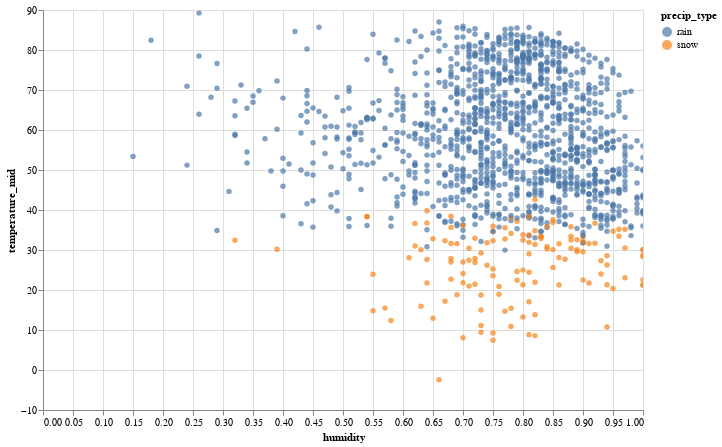

Write notebook code for a chart like this one.
### Code cell
first_plot = alt.Chart(df_first_plot).mark_circle().encode(
    alt.X("humidity:Q"),
    alt.Y("temperature_mid:Q"),
    alt.Color("precip_type:N"),
    tooltip=['state', 'humidity', 'temperature_mid', 'precip_type']
).properties(
    width=600,
    height=400
).interactive()
first_plot

### Figure 1 — Vega-Lite specification as saved in the notebook (floating-point values rounded to 4 significant figures; data arrays with more than 128 entries replaced by an {"elided": "..."} marker saying what was removed)
{"config": {"view": {"continuousWidth": 400, "continuousHeight": 300}}, "data": {"name": "data-03c186038500ad5f6da1ae1880dfc96f"}, "mark": "circle", "encoding": {"color": {"field": "precip_type", "type": "nominal"}, "tooltip": [{"field": "state", "type": "nominal"}, {"field": "humidity", "type": "quantitative"}, {"field": "temperature_mid", "type": "quantitative"}, {"field": "precip_type", "type": "nominal"}], "x": {"field": "humidity", "type": "quantitative"}, "y": {"field": "temperature_mid", "type": "quantitative"}}, "height": 400, "selection": {"selector001": {"type": "interval", "bind": "scales", "encodings": ["x", "y"]}}, "width": 600, "$schema": "https://vega.github.io/schema/vega-lite/v4.17.0.json", "datasets": {"data-03c186038500ad5f6da1ae1880dfc96f": {"elided": "1398 records"}}}
